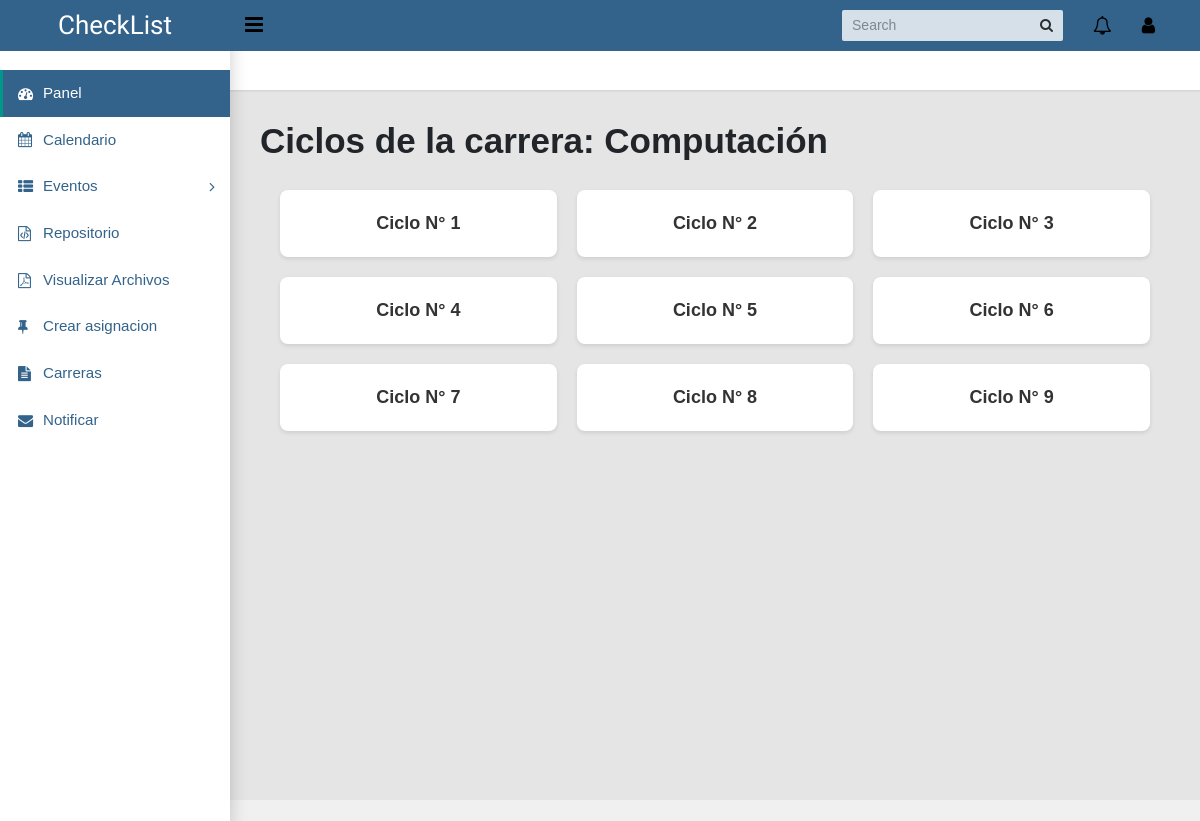
Page /visualizar/ciclo/1/ (signed in) on the earlier database version.
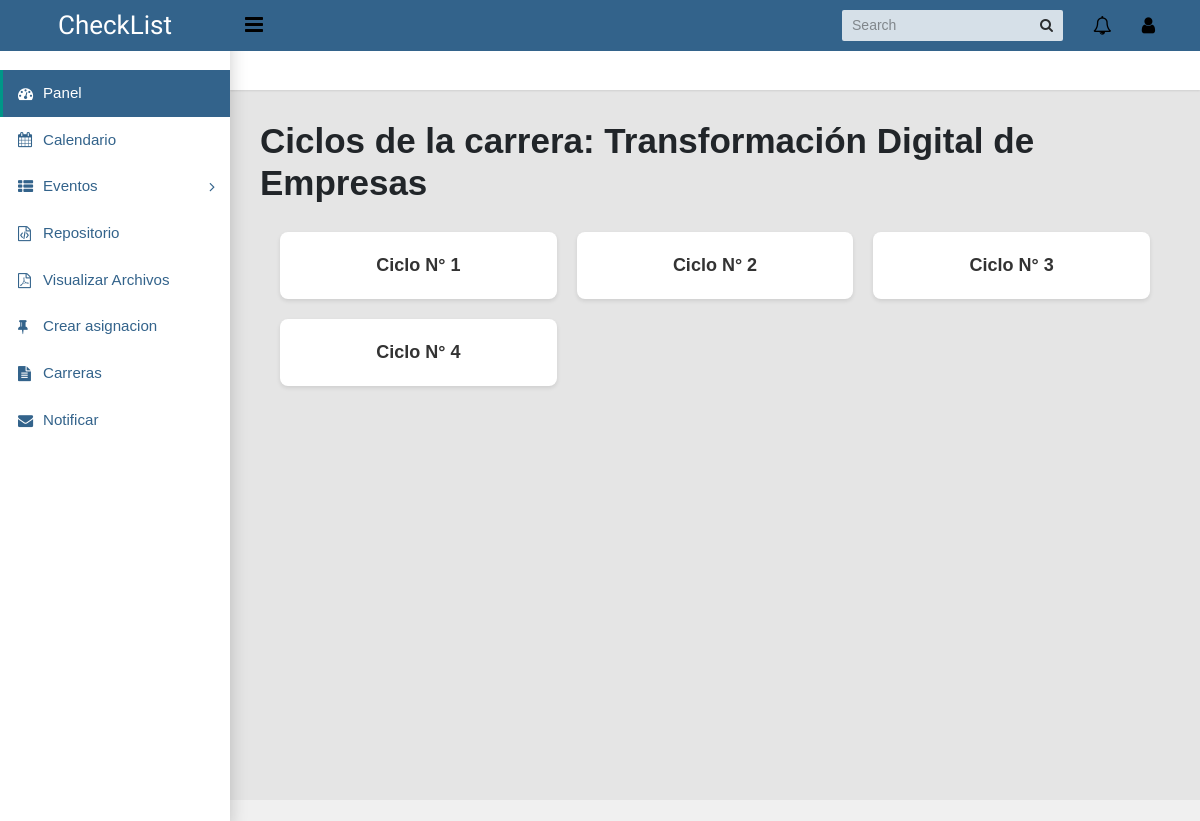
Same page on the later database version.
### calendarapp/models/archivos.py (models this page shows, shortened)
class Carrera(models.Model):
    nombre = models.CharField(max_length=100)

class CarreraCiclo(models.Model):
    carrera = models.ForeignKey(Carrera, on_delete=models.CASCADE, related_name="carrera_c")
    ciclo = models.ForeignKey(Ciclo, on_delete=models.CASCADE, related_name="ciclo_m")
    class Meta:
        unique_together = ['carrera', 'ciclo']

class Ciclo(models.Model):
    numCiclo = models.IntegerField()

### calendarapp/views/archivo.py (the view)
# urls.py: path('visualizar/ciclo/<int:id_carrera>/', archivo.obtener_Ciclo, name='v_ciclo'),
@login_required
@user_passes_test(es_superusuario, login_url=None)
def obtener_Ciclo(request, id_carrera):
    try:
        carrera = Carrera.objects.get(pk=id_carrera)
        ciclos = CarreraCiclo.objects.filter(carrera=carrera)
    except Carrera.DoesNotExist:
        ciclos = []
    return render(request, 'v_ciclos.html', {'ciclos': ciclos, 'carreras': carrera})

### calendarapp/views/archivo.py (called while the page is built)
def es_superusuario(user):
    return user.is_superuser

### templates/v_ciclos.html
{% extends "base.html" %}
{% block content %}
<div>
    <h1>Ciclos de la carrera: {{ carreras.nombre }}</h1>
    {% if ciclos %}
        <div class="container">
            {% for carrera_ciclo in ciclos %}
                <div class="carrera">
                    <a href="{% url 'calendarapp:v_materias' carrera_ciclo.id %}">Ciclo N° {{ carrera_ciclo.ciclo.numCiclo }}</a>
                </div>
            {% endfor %}
        </div>
    {% else %}
        <p>No hay ciclos asociados a esta carrera.</p>
    {% endif %}
</div>
{% endblock %}

Differences in the rows shown:
removed CarreraCiclo: ciclo.numCiclo "5"
removed CarreraCiclo: ciclo.numCiclo "6"
removed CarreraCiclo: ciclo.numCiclo "7"
removed CarreraCiclo: ciclo.numCiclo "8"
removed CarreraCiclo: ciclo.numCiclo "9"
changed Carrera: nombre "Computación" → "Transformación Digital de Empresas"
